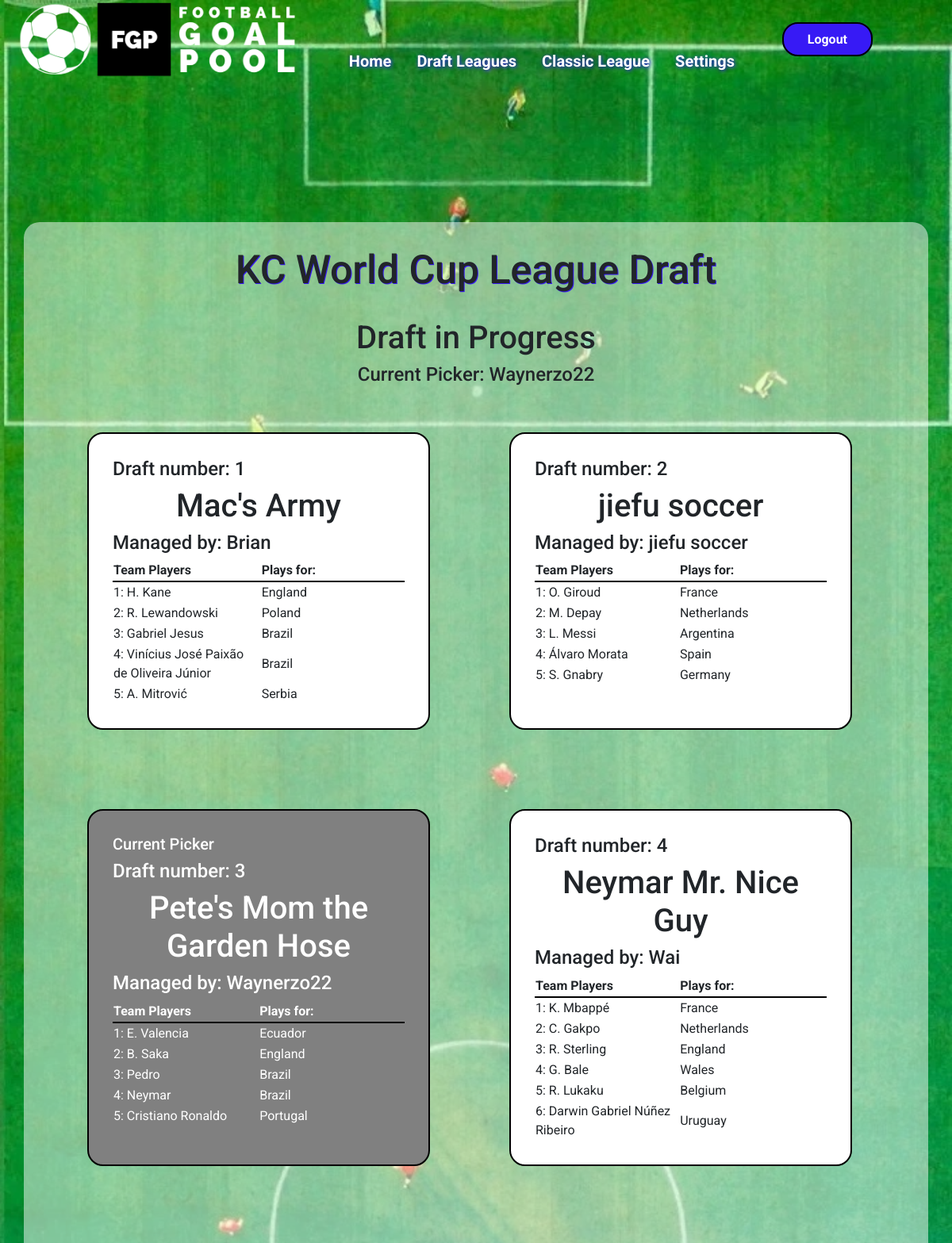
/draft/ (signed in, upper part), run on an earlier commit of the app's database.
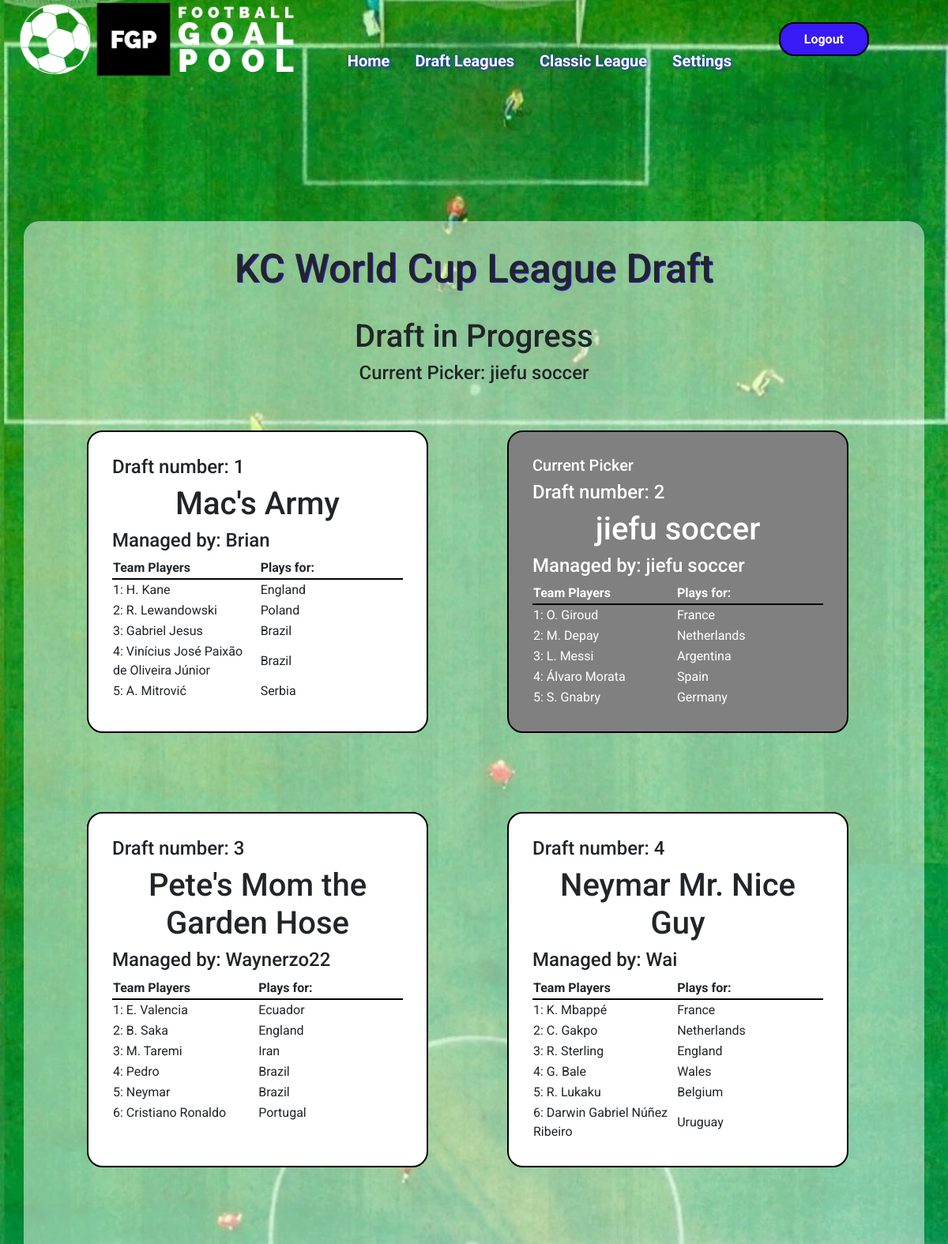
And on a later commit of the database.
### goalpoolapp/models.py (models this page shows, shortened)
class League(models.Model):
    teamlimit = models.IntegerField()
    leaguename = models.CharField(max_length=64)
    leaguecode = models.CharField(max_length = 10, blank=True, null=True)
    teamplayerslimit = models.IntegerField()
    transfersActivated = models.BooleanField(default=False)
    transfersAllowed = models.BooleanField(default=False)
    duplicatePlayersAllowed = models.BooleanField()
    admin = models.ForeignKey(User, on_delete=models.CASCADE, related_name="administratedleague")
    draftcomplete = models.BooleanField(default=False)
    draftstarted = models.BooleanField(default=False)
    draftposition = models.IntegerField(default=1)
    draftdecending = models.BooleanField(default=False)

class User(AbstractUser):
    emailpermission = models.BooleanField(null=True)

class Team(models.Model):
    manager = models.ForeignKey(User, on_delete=models.CASCADE, related_name="managedteams")
    league = models.ForeignKey(League, on_delete=models.CASCADE, related_name="leagueteams")
    players = models.ManyToManyField(Player, related_name="teams", blank=True)
    provisionalplayers = models.ManyToManyField(Player, related_name="provisionalteams", blank=True)
    rank = models.IntegerField(default=1)
    teamname = models.CharField(max_length=64)
    totalgoals = models.IntegerField(default=0)
    draftnumber = models.IntegerField(blank=True, null=True)

class Player(models.Model):
    playercode = models.IntegerField()
    leagues = models.ManyToManyField(League, related_name="leagueplayers", blank=True)
    nickname = models.CharField(max_length=64)
    goals = models.IntegerField(default=0)
    country = models.ForeignKey(Country, on_delete=models.CASCADE, related_name="players")
    currentweekgoals = models.IntegerField(default=0)
    position = models.CharField(max_length=12)
    pic = models.CharField(max_length=100)

class Country(models.Model):
    countryname = models.CharField(max_length=20)
    countrypic = models.CharField(max_length=100)
    countryid = models.IntegerField()

### goalpoolapp/views.py (the view)
# urls.py: path('draft/', views.draft, name='draft'),
@login_required
def draft(request, leagueid=None):
    userteams = Team.objects.filter(manager=request.user)
    if leagueid != None:
        leagueslist = League.objects.filter(id=leagueid)
    else:
        leagueslist = League.objects.filter(leagueteams__in=userteams)
    leagueslist = leagueslist.exclude(id=19)
    leagues = Paginator(leagueslist, 1)
    page = request.GET.get('page')
    league = leagues.get_page(page)
    picker = None
    try:
        teams = league[0].leagueteams.all()
        playercheck = 0
        for team in teams:
            if team.players.count() == league[0].teamplayerslimit:
                playercheck += 1
        if playercheck == league[0].leagueteams.count():
            league[0].draftcomplete = True
            league[0].save()
        for team in league[0].leagueteams.all():
            if team.draftnumber == league[0].draftposition:
                picker = team.manager
    except:
        pass
    return render(request, 'goalpoolapp/draft.html', {
        "picker": picker,
        "leaguepage": league,
        "leagues": leagues,
    })

### goalpoolapp/templates/goalpoolapp/draft.html (shortened to what this page needs)
{% extends "goalpoolapp/layout.html" %}
{% load static %}
{% block body %}
<div id="main-page-content-container">
    <div id="main-page-content">
        {% for league in leaguepage %}
            <h2>{{ league.leaguename }} Draft</h2>
            <br>
            {% if league.draftstarted == True and league.draftcomplete == False %}
                <h3>Draft in Progress</h3>
                <h4>Current Picker: {{ picker }}</h4>
                <div id="teamscontainer">
                    {% for team in league.leagueteams.all|dictsort:"draftnumber" %}
                        <div
                        {% if team.manager == picker %}
                        class="pickercontainer"
                        {% else %}
                        class="teamcontainer"
                        {% endif %}
                        >
                        {% if team.manager == picker %}
                            <h5>Current Picker</h5>
                        {% endif %}
                        <h4>Draft number: {{ team.draftnumber }}</h4>
                        <h3>{{ team.teamname }}</h3>
                        <h4>Managed by: {{ team.manager }}</h4>
                            <table>
                                <tr>
                                    <th class="draftheader">Team Players</th>
                                    <th class="draftheader">Plays for:</th>
                                </tr>
                                {% for player in team.players.all %}
                                <tr>
                                    <td>{{ forloop.counter }}: {{ player.nickname }}</td>
                                    <td>{{ player.country.countryname }}</td>
                                </tr>
                                {% endfor %}
                            </table>
                        </div>
                    {% endfor %}
                </div>
            {% endif %}
        {% endfor %}
    </div>
</div>
{% endblock %}

What changed in the data, as far as the page shows it:
no longer on this page (row unchanged): User: username "Waynerzo22"
now on this page (row unchanged): User: username "jiefu soccer"
changed Team "jiefu soccer": now shows "Current Picker"
changed Team "Pete's Mom the Garden Hose": gains Player (nickname "M. Taremi", country.countryname "Iran"); no longer shows "Current Picker"
